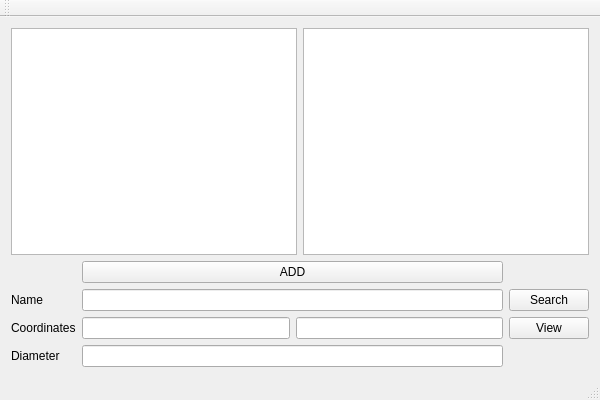
<?xml version="1.0" encoding="UTF-8"?>
<ui version="4.0">
 <class>StarGUIClass</class>
 <widget class="QMainWindow" name="StarGUIClass">
  <property name="geometry">
   <rect>
    <x>0</x>
    <y>0</y>
    <width>600</width>
    <height>400</height>
   </rect>
  </property>
  <property name="windowTitle">
   <string>StarGUI</string>
  </property>
  <widget class="QWidget" name="centralWidget">
   <layout class="QVBoxLayout" name="verticalLayout">
    <item>
     <layout class="QHBoxLayout" name="horizontalLayout">
      <item>
       <widget class="QTableView" name="tableView"/>
      </item>
      <item>
       <widget class="QListWidget" name="listWidget"/>
      </item>
     </layout>
    </item>
    <item>
     <layout class="QGridLayout" name="gridLayout">
      <item row="0" column="1" colspan="2">
       <widget class="QPushButton" name="addButton">
        <property name="text">
         <string>ADD</string>
        </property>
       </widget>
      </item>
      <item row="1" column="0">
       <widget class="QLabel" name="label">
        <property name="text">
         <string>Name</string>
        </property>
       </widget>
      </item>
      <item row="1" column="1" colspan="2">
       <widget class="QLineEdit" name="nameLineEdit"/>
      </item>
      <item row="2" column="0">
       <widget class="QLabel" name="label_2">
        <property name="text">
         <string>Coordinates</string>
        </property>
       </widget>
      </item>
      <item row="2" column="1">
       <widget class="QLineEdit" name="RaLineEdit"/>
      </item>
      <item row="2" column="2">
       <widget class="QLineEdit" name="decLineEdit"/>
      </item>
      <item row="3" column="0">
       <widget class="QLabel" name="label_3">
        <property name="text">
         <string>Diameter</string>
        </property>
       </widget>
      </item>
      <item row="3" column="1" colspan="2">
       <widget class="QLineEdit" name="diameterLineEdit"/>
      </item>
      <item row="1" column="3">
       <widget class="QPushButton" name="searchButton">
        <property name="text">
         <string>Search</string>
        </property>
       </widget>
      </item>
      <item row="2" column="3">
       <widget class="QPushButton" name="viewButton">
        <property name="text">
         <string>View</string>
        </property>
       </widget>
      </item>
     </layout>
    </item>
   </layout>
  </widget>
  <widget class="QMenuBar" name="menuBar">
   <property name="geometry">
    <rect>
     <x>0</x>
     <y>0</y>
     <width>600</width>
     <height>22</height>
    </rect>
   </property>
  </widget>
  <widget class="QToolBar" name="mainToolBar">
   <attribute name="toolBarArea">
    <enum>TopToolBarArea</enum>
   </attribute>
   <attribute name="toolBarBreak">
    <bool>false</bool>
   </attribute>
  </widget>
  <widget class="QStatusBar" name="statusBar"/>
 </widget>
 <layoutdefault spacing="6" margin="11"/>
 <resources>
  <include location="StarGUI.qrc"/>
 </resources>
 <connections/>
</ui>
